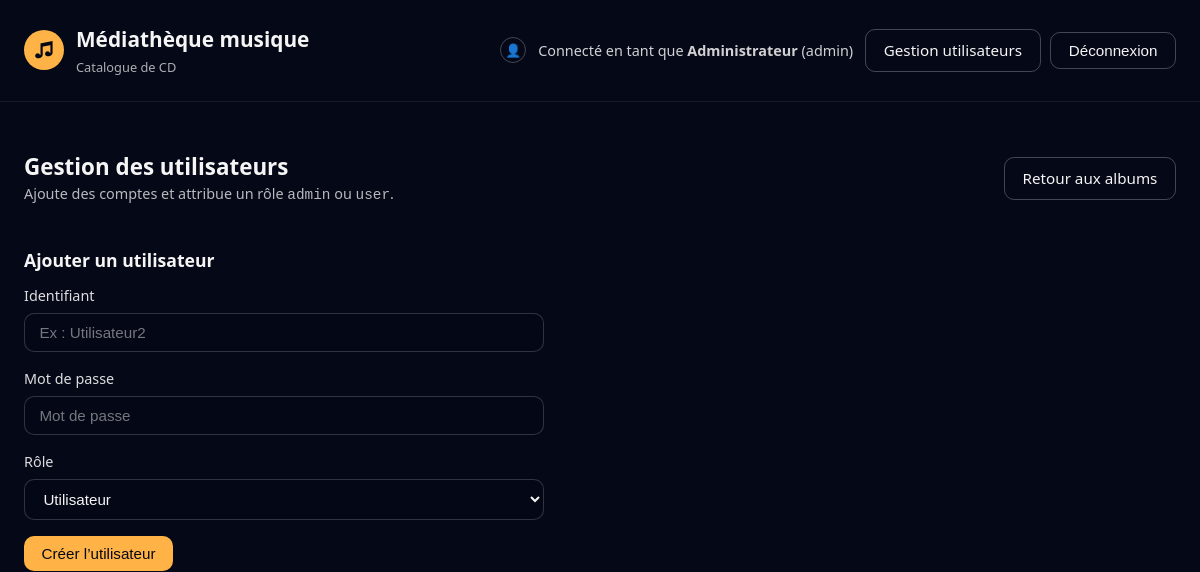
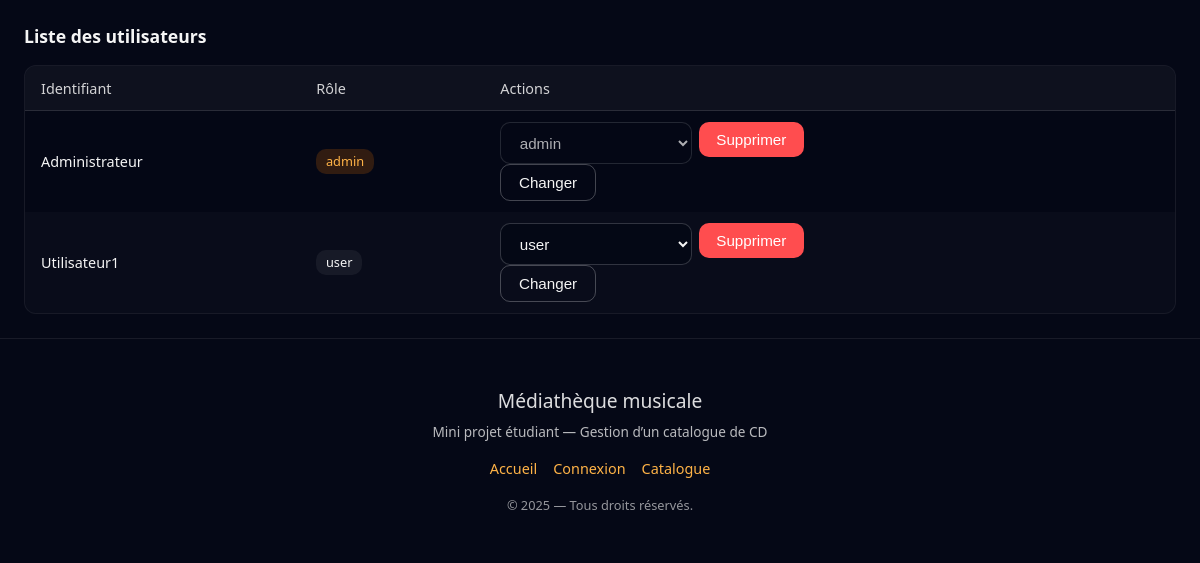
The app's page /pages/gestion_utilisateurs.php (signed in), older data (2 pictures, top to bottom).
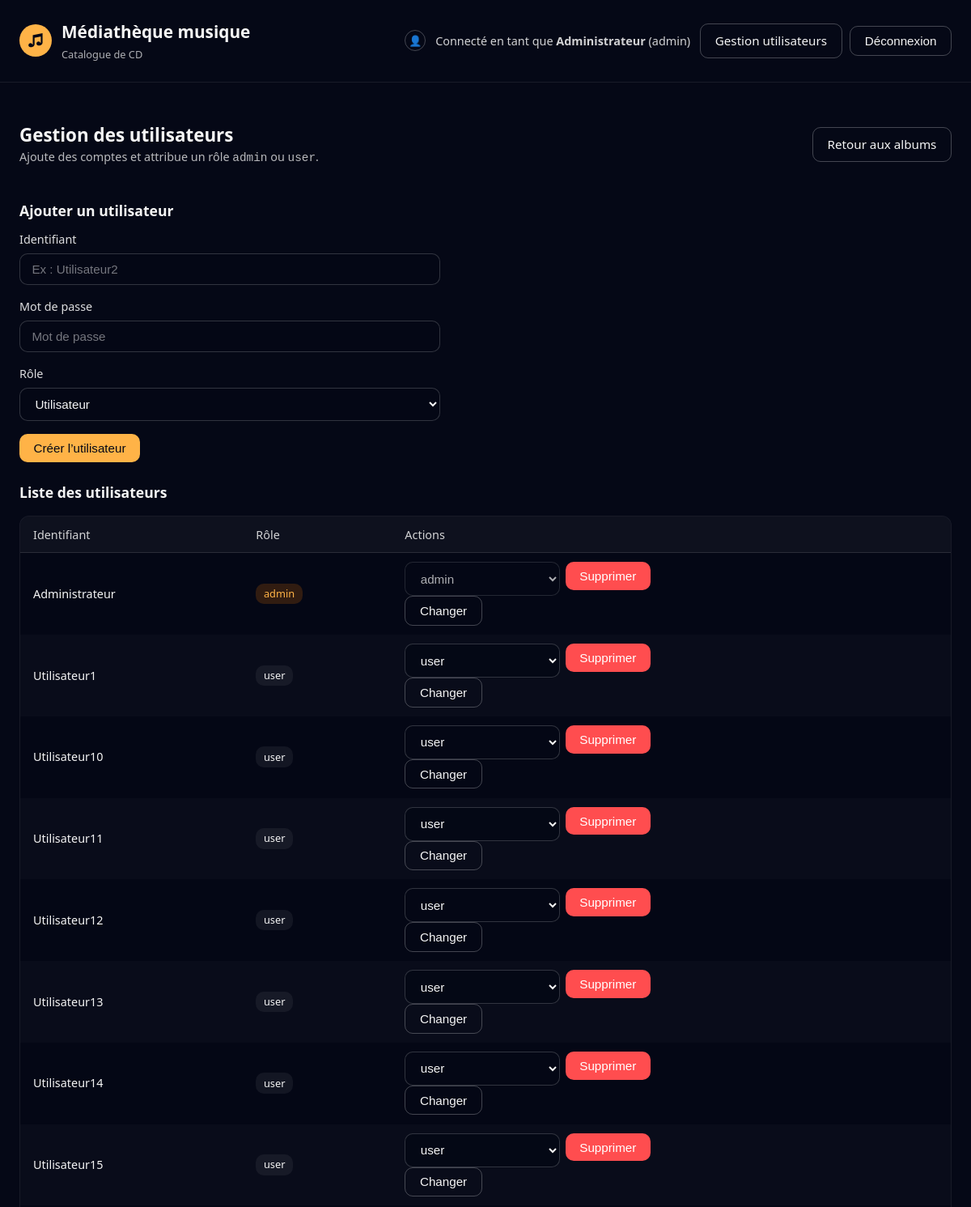
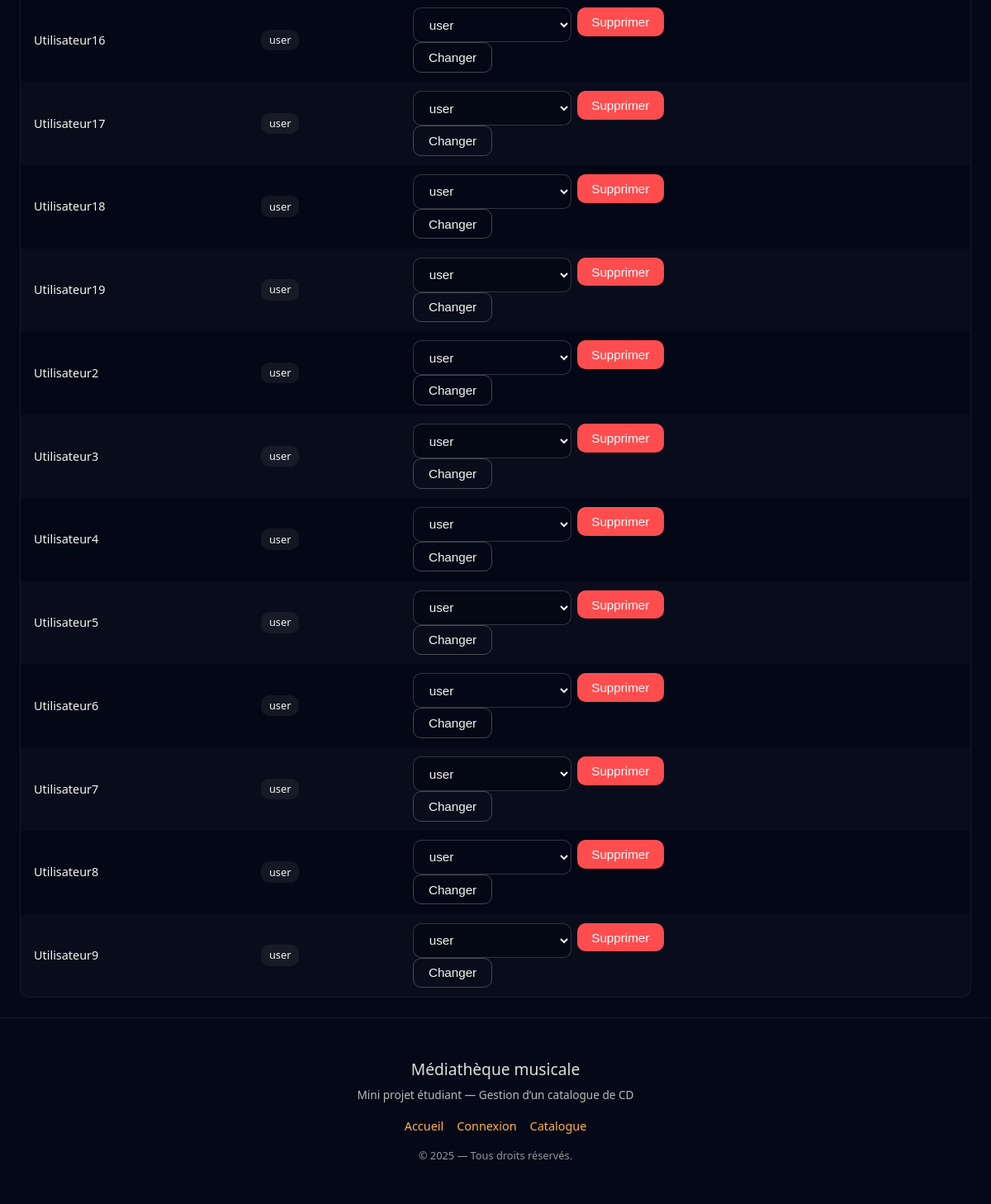
The same page, newer data (2 pictures, top to bottom).
### tables this page shows
CREATE TABLE `utilisateurs` (
  `id` int(11) NOT NULL,
  `identifiant` varchar(255) NOT NULL,
  `motdepasse` varchar(255) NOT NULL,
  `role` varchar(20) NOT NULL
);

### pages/gestion_utilisateurs.php (the view, shortened to what this page needs)
<?php
require_once __DIR__ . '/../includes/db.php';
$errors = [];
$identifiant = '';
$role        = 'user';
try {
    $stmt = $pdo->prepare('SELECT id, identifiant, role FROM utilisateurs ORDER BY identifiant ASC');
    $stmt->execute();
    $utilisateurs = $stmt->fetchAll();
} catch (PDOException $e) {
    $utilisateurs = [];
    $errors['global'] = 'Erreur lors de la récupération des utilisateurs.';
}
$hideHeader = false;
require_once __DIR__ . '/../includes/header.php';
?>
<div class="page-header">
    <div>
        <h1 class="page-title">Gestion des utilisateurs</h1>
        <p class="page-description">
            Ajoute des comptes et attribue un rôle <code>admin</code> ou <code>user</code>.
        </p>
    </div>
    <a href="liste_albums.php" class="btn btn-secondary">
        Retour aux albums
    </a>
</div>
<section class="page-section">
    <div class="form-layout">
        <h2 class="section-title">Ajouter un utilisateur</h2>
        <form action="gestion_utilisateurs.php" method="post">
            <div class="form-group <?= isset($errors['identifiant']) ? 'error' : ''; ?>">
                <label for="identifiant" class="form-label">Identifiant</label>
                <input
                    type="text"
                    id="identifiant"
                    name="identifiant"
                    class="form-control"
                    value="<?= htmlspecialchars($identifiant); ?>"
                    placeholder="Ex : Utilisateur2"
                >
            </div>
            <div class="form-group <?= isset($errors['motdepasse']) ? 'error' : ''; ?>">
                <label for="motdepasse" class="form-label">Mot de passe</label>
                <input
                    type="password"
                    id="motdepasse"
                    name="motdepasse"
                    class="form-control"
                    placeholder="Mot de passe"
                >
            </div>
            <div class="form-group">
                <label for="role" class="form-label">Rôle</label>
                <select id="role" name="role" class="form-control">
                    <option value="user" <?= $role === 'user' ? 'selected' : ''; ?>>Utilisateur</option>
                </select>
            </div>
            <div class="form-actions">
                <button type="submit" class="btn btn-primary">
                    Créer l’utilisateur
                </button>
            </div>
        </form>
    </div>
</section>
<section class="page-section">
    <h2 class="section-title">Liste des utilisateurs</h2>
    <div class="table-wrapper">
        <table class="table">
            <thead>
            <tr>
                <th>Identifiant</th>
                <th>Rôle</th>
                <th>Actions</th>
            </tr>
            </thead>
            <tbody>
            <?php if (empty($utilisateurs)): ?>
                <tr>
                    <td colspan="3">Aucun utilisateur.</td>
                </tr>
            <?php else: ?>
                <?php foreach ($utilisateurs as $u): ?>
                    <?php $isSelf = ($u['identifiant'] ?? '') === ($_SESSION['user_id'] ?? ''); ?>
                    <tr>
                        <td><?= htmlspecialchars($u['identifiant']); ?></td>
                        <td>
                            <span class="role-badge <?= $u['role'] === 'admin' ? 'role-badge--admin' : 'role-badge--user'; ?>">
                                <?= htmlspecialchars($u['role']); ?>
                            </span>
                        </td>
                        <td>
                            <div class="table-actions">
                                <form action="gestion_utilisateurs.php" method="post">
                                    <select name="role" class="form-control" <?= $isSelf ? 'disabled' : ''; ?>>
                                        <option value="user" <?= ($u['role'] ?? '') === 'user' ? 'selected' : ''; ?>>user</option>
                                        <option value="admin" <?= ($u['role'] ?? '') === 'admin' ? 'selected' : ''; ?>>admin</option>
                                    </select>
                                    <button type="submit" class="btn btn-secondary" <?= $isSelf ? 'disabled' : ''; ?>>
                                        Changer
                                    </button>
                                </form>
                                <form action="gestion_utilisateurs.php" method="post"
                                      onsubmit="return confirm('Supprimer cet utilisateur ?');">
                                    <button type="submit" class="btn btn-danger" <?= $isSelf ? 'disabled' : ''; ?>>
                                        Supprimer
                                    </button>
                                </form>
                            </div>
                        </td>
                    </tr>
                <?php endforeach; ?>
            <?php endif; ?>
            </tbody>
        </table>
    </div>
</section>
<?php
require_once __DIR__ . '/../includes/footer.php';

### includes/header.php (shortened to what this page needs)
<?php
$isLoggedIn = isset($_SESSION['user_id']);
$isAdmin    = $isLoggedIn && (isset($_SESSION['role']) && $_SESSION['role'] === 'admin');
$baseUrl = rtrim(dirname($_SERVER['SCRIPT_NAME']), '/\\');
?>
<!DOCTYPE html>
<html lang="fr">
<head>
    <link rel="stylesheet" href="<?php echo $baseUrl; ?>/../assets/style.css">
</head>
<body>
<div class="main-wrapper">
<?php if (!$hideHeader): ?>
    <header class="site-header">
        <div class="container site-header-inner">
            <a href="<?php echo $baseUrl; ?>/../index.php" class="brand">
                <div class="brand-logo">♫</div>
                <div class="brand-text">
                    <span class="brand-title">Médiathèque musique</span>
                    <span class="brand-subtitle">Catalogue de CD</span>
                </div>
            </a>
            <div class="user-info">
                <?php if ($isLoggedIn): ?>
                    <div class="user-info-icon">👤</div>
                    <div class="user-info-name">
                        Connecté en tant que
                        <strong><?php echo htmlspecialchars($_SESSION['user_id']); ?></strong>
                        (<?php echo $isAdmin ? 'admin' : 'user'; ?>)
                    </div>
                    <div class="user-info-actions">
                        <?php if ($isAdmin): ?>
                            <a href="<?php echo $baseUrl; ?>/gestion_utilisateurs.php" class="btn btn-secondary">
                                Gestion utilisateurs
                            </a>
                        <?php endif; ?>
                        <form action="<?php echo $baseUrl; ?>/login.php" method="post">
                            <button type="submit" class="btn btn-secondary">
                                Déconnexion
                            </button>
                        </form>
                    </div>
                <?php else: ?>
                    <a href="<?php echo $baseUrl; ?>/login.php" class="btn btn-secondary">
                        Se connecter
                    </a>
                <?php endif; ?>
            </div>
        </div>
    </header>
<?php endif; ?>
    <main class="main-content">
        <div class="container">

### includes/footer.php (shortened to what this page needs)
        </div>
    </main>
    <footer class="site-footer">
        <div class="container site-footer-inner">
            <div class="site-footer-title">
                Médiathèque musicale
            </div>
            <div class="site-footer-text">
                Mini projet étudiant — Gestion d’un catalogue de CD
            </div>
            <nav class="site-footer-nav">
                <a href="../index.php" class="site-footer-link">Accueil</a>
                <a href="login.php" class="site-footer-link">Connexion</a>
                <a href="liste_albums.php" class="site-footer-link">Catalogue</a>
            </nav>
            <div class="site-footer-copy">
                © <?= date('Y'); ?> — Tous droits réservés.
            </div>
        </div>
    </footer>
</div>
</body>
</html>

### assets/style.css (style rules this page uses)
*, *::before, *::after { box-sizing: border-box; margin: 0; padding: 0; }
html, body { height: 100%; }
body { font-family: system-ui, -apple-system, BlinkMacSystemFont, "Segoe UI", Roboto, sans-serif; background-color: #050816; color: #f5f5f5; line-height: 1.5; }
.main-wrapper { min-height: 100vh; display: flex; flex-direction: column; }
.main-content { flex: 1; display: flex; }
.main-content > .container { flex: 1; display: flex; flex-direction: column; }
.container { width: 100%; max-width: 1200px; margin: 0 auto; padding: 1.5rem; }
.site-header { background-color: #050816; border-bottom: 1px solid rgba(255, 255, 255, 0.08); }
.site-header-inner { display: flex; align-items: center; justify-content: space-between; gap: 1.5rem; }
.brand { display: inline-flex; align-items: center; gap: 0.75rem; text-decoration: none; color: inherit; }
.brand-logo { width: 40px; height: 40px; border-radius: 999px; background-color: #ffb347; display: flex; align-items: center; justify-content: center; font-weight: 700; font-size: 1.25rem; color: #050816; }
.brand-text { display: flex; flex-direction: column; gap: 0.15rem; }
.brand-title { font-size: 1.3rem; font-weight: 600; }
.brand-subtitle { font-size: 0.8rem; opacity: 0.7; }
.user-info { display: flex; align-items: center; gap: 0.75rem; font-size: 0.9rem; }
.user-info-icon { width: 26px; height: 26px; border-radius: 999px; border: 1px solid rgba(255, 255, 255, 0.25); display: flex; align-items: center; justify-content: center; font-size: 0.8rem; }
.user-info-name { opacity: 0.85; }
.user-info-actions { display: flex; align-items: center; gap: 0.6rem; }
.user-info-actions form { margin: 0; }
.site-footer { border-top: 1px solid rgba(255, 255, 255, 0.08); padding: 1.5rem 0; font-size: 0.85rem; }
.site-footer-inner { text-align: center; }
.site-footer-title { font-size: 1.2rem; margin-bottom: 0.4rem; opacity: 0.9; }
.site-footer-text { margin-bottom: 1rem; opacity: 0.75; }
.site-footer-nav { display: flex; flex-wrap: wrap; justify-content: center; gap: 1rem; margin-bottom: 1rem; }
.site-footer-link { color: #ffb347; text-decoration: none; font-size: 0.9rem; }
.site-footer-copy { opacity: 0.6; font-size: 0.8rem; }
.btn { display: inline-flex; align-items: center; justify-content: center; padding: 0.55rem 1.1rem; border-radius: 10px; border: none; font-size: 0.95rem; font-weight: 500; cursor: pointer; text-decoration: none; }
.btn-primary { background-color: #ffb347; color: #050816; }
.btn-secondary { background-color: transparent; color: #f5f5f5; border: 1px solid rgba(255, 255, 255, 0.25); }
.btn-danger { background-color: #ff4d4f; color: #ffffff; }
.form-group { margin-bottom: 1rem; }
.form-label { display: block; font-size: 0.9rem; margin-bottom: 0.35rem; opacity: 0.9; }
.form-control { width: 100%; padding: 0.65rem 0.9rem; border-radius: 10px; border: 1px solid rgba(255, 255, 255, 0.18); background-color: rgba(5, 8, 22, 0.9); color: #f5f5f5; font-size: 0.95rem; outline: none; }
.form-control::placeholder { color: rgba(255, 255, 255, 0.45); }
.page-header { margin-top: 1.5rem; margin-bottom: 1rem; display: flex; align-items: center; justify-content: space-between; gap: 1rem; }
.page-title { font-size: 1.4rem; font-weight: 600; }
.page-description { font-size: 0.9rem; opacity: 0.75; }
.table-wrapper { margin-top: 1rem; border-radius: 12px; border: 1px solid rgba(255, 255, 255, 0.08); overflow: hidden; background-color: rgba(5, 8, 22, 0.96); }
.table { width: 100%; border-collapse: collapse; font-size: 0.9rem; }
.table thead { background-color: rgba(255, 255, 255, 0.04); }
.table th, .table td { padding: 0.7rem 1rem; text-align: left; }
.table th { font-weight: 500; opacity: 0.85; border-bottom: 1px solid rgba(255, 255, 255, 0.08); }
.table tbody tr:nth-child(even) { background-color: rgba(255, 255, 255, 0.02); }
.table-actions { display: flex; gap: 0.4rem; }
.form-layout { max-width: 520px; }
.page-section { margin-top: 1.5rem; }
.section-title { font-size: 1.1rem; font-weight: 600; margin-bottom: 0.75rem; }
.form-actions { margin-top: 1rem; display: flex; gap: 0.75rem; flex-wrap: wrap; }
.role-badge { display: inline-flex; align-items: center; padding: 0.2rem 0.6rem; border-radius: 10px; font-size: 0.8rem; font-weight: 500; }
.role-badge--admin { background-color: rgba(255, 123, 0, 0.18); color: #ffb347; }
.role-badge--user { background-color: rgba(255, 255, 255, 0.06); color: #f5f5f5; }

Row changes from the older to the newer data that the page shows:
added utilisateurs: identifiant "Utilisateur10", role "user"
added utilisateurs: identifiant "Utilisateur11", role "user"
added utilisateurs: identifiant "Utilisateur12", role "user"
added utilisateurs: identifiant "Utilisateur13", role "user"
added utilisateurs: identifiant "Utilisateur14", role "user"
added utilisateurs: identifiant "Utilisateur15", role "user"
added utilisateurs: identifiant "Utilisateur16", role "user"
added utilisateurs: identifiant "Utilisateur17", role "user"
added utilisateurs: identifiant "Utilisateur18", role "user"
added utilisateurs: identifiant "Utilisateur19", role "user"
added utilisateurs: identifiant "Utilisateur2", role "user"
added utilisateurs: identifiant "Utilisateur3", role "user"
added utilisateurs: identifiant "Utilisateur4", role "user"
added utilisateurs: identifiant "Utilisateur5", role "user"
added utilisateurs: identifiant "Utilisateur6", role "user"
added utilisateurs: identifiant "Utilisateur7", role "user"
added utilisateurs: identifiant "Utilisateur8", role "user"
added utilisateurs: identifiant "Utilisateur9", role "user"
